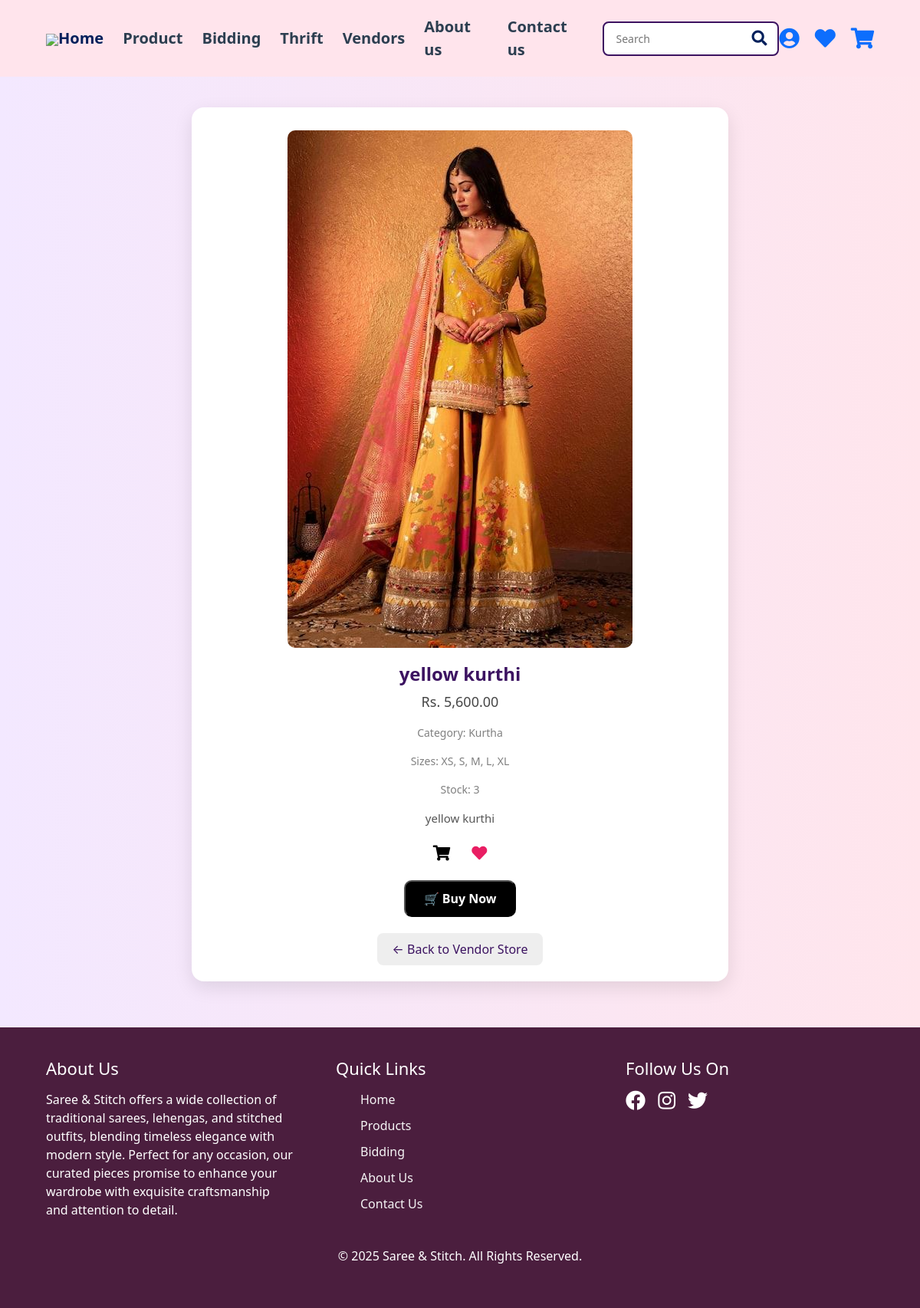
/vendor/product/21/, run on the app's committed database.
### MS/models.py (models this page shows, shortened)
class Product(models.Model):
    CATEGORY_CHOICES = [
        ('Saree', 'Saree'),
        ('Lehenga', 'Lehenga'),
        ('Kurtha', 'Kurtha'),
        ('Other', 'Other'),
    ]
    product_name = models.CharField(max_length=255)
    description = models.TextField()
    price = models.DecimalField(max_digits=10, decimal_places=2)
    quantity = models.PositiveIntegerField(default=1)
    category = models.CharField(max_length=255, choices=CATEGORY_CHOICES)
    age_groups = models.ManyToManyField('AgeGroup', blank=True)
    sizes = models.ManyToManyField('Size', blank=True)
    user = models.ForeignKey(settings.AUTH_USER_MODEL, on_delete=models.CASCADE)
    image = models.ImageField(upload_to='product_images/', blank=True, null=True)
    created_at = models.DateTimeField(auto_now_add=True)
    updated_at = models.DateTimeField(auto_now=True)

class Size(models.Model):
    name = models.CharField(max_length=20)

### MS/views.py (the view, shortened to what this page needs)
# urls.py: path('vendor/product/<int:product_id>/', views.vendor_product_detail, name='vendor_product_details'),
def vendor_product_detail(request, product_id):
    product = get_object_or_404(Product.objects.prefetch_related('age_groups', 'sizes'), id=product_id)
    vendor_id = product.user.id if product.user.is_vendor else None
    return render(request, 'mytemplates/vendor_product_details.html', {
        'product': product,
        'vendor_id': vendor_id,
    })

### MS/context_processors.py (called while the page is built, shortened)
def notification_context(request):
    if not request.user.is_authenticated:
        return {}

### MS/templates/mytemplates/vendor_product_details.html (shortened to what this page needs)
{% extends 'mytemplates/index.html' %}
{% load static %}
{% load humanize %}
{% block content %}
<div style="max-width: 700px; margin: 40px auto; background: white; padding: 30px; border-radius: 16px; box-shadow: 0 8px 24px rgba(0,0,0,0.1); text-align: center;">
  <img src="{{ product.image.url }}" alt="{{ product.product_name }}"
       style="max-width: 100%; height: auto; border-radius: 10px; object-fit: contain; margin-bottom: 20px;">
  <h2 style="font-weight: bold; font-size: 24px; color: #3c1361;">{{ product.product_name }}</h2>
  <p style="font-size: 18px; color: #444;">Rs. {{ product.price|intcomma }}</p>
  <p style="margin-top: 8px; font-size: 14px; color: gray;">Category: {{ product.category }}</p>
    <p style="font-size: 14px; color: gray;">Sizes:
  {% for size in product.sizes.all %}
    {{ size.name }}{% if not forloop.last %}, {% endif %}
  {% empty %}
    Not specified
  {% endfor %}
</p>
  <p style="font-size: 14px; color: gray;">Stock: {{ product.quantity }}</p>
  <p style="margin-top: 15px; font-size: 15px; color: #555; line-height: 1.5;">{{ product.description }}</p>
  <div style="margin-top: 20px;">
    <a href="{% url 'add_to_cart' product.id %}" title="Add to Cart" style="color: #000; font-size: 20px; margin: 0 12px;"><i class="fas fa-shopping-cart"></i></a>
    <a href="{% url 'add_to_wishlist' product.id %}" title="Add to Wishlist" style="color: #e91e63; font-size: 20px; margin: 0 12px;"><i class="fas fa-heart"></i></a>
  </div>
  <button onclick="openBuyNowModal('{{ product.id }}', '{{ product.product_name }}', '{{ product.price }}')"
          style="margin-top: 20px; background: black; color: white; padding: 10px 24px; border-radius: 10px; font-weight: bold;">
    🛒 Buy Now
  </button>
  <div style="margin-top: 30px;">
    <a href="{% url 'vendor_store' vendor_id %}"
   style="text-decoration: none; padding: 10px 20px; background: #eee; color: #3c1361; border-radius: 8px;">
   ← Back to Vendor Store
</a>
  </div>
</div>
{% endblock %}

### MS/templates/mytemplates/index.html (style rules this page uses)
body { background: linear-gradient(to right, #f3e8ff, #ffe5ec); }

### data on the page
Product: image (picture), product_name "yellow kurthi", price "5,600.00", category "Kurtha", quantity "3", description "yellow kurthi"
Size: name "XS"
Size: name "S"
Size: name "M"
Size: name "L"
Size: name "XL"
